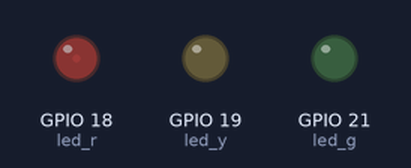
The program below on a simulated ESP32 board running MicroPython. Parts: output pins drawn as LEDs (lit = HIGH). What the program prints to the serial console is not drawn.

Above: at 0.05 s.
At 0.9 s:
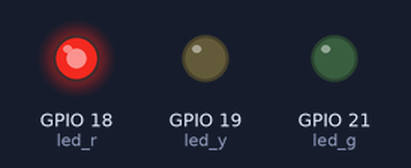
At 1.75 s:
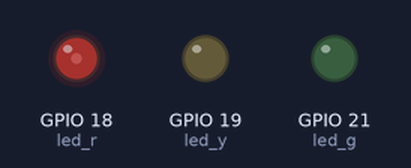
At 3.6 s:
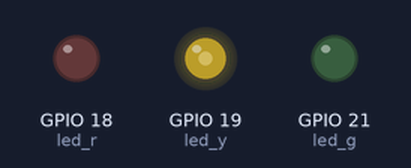
At 5.7 s:
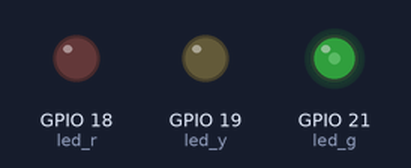
At 7.8 s:
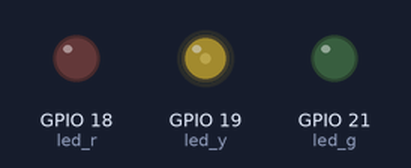
Timing chart, 0 to 10.4 s (numbered marks = the images above):
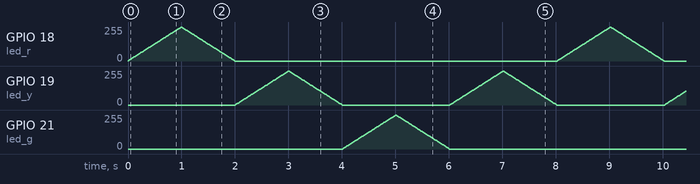

The program:

02-6.py
```python
# ----------------------------------------------------------------------
# 實驗 #2-6：左右來回的呼吸燈動畫（每顆2秒）
#
# 說明：
# 透過 PWM 控制 LED 亮度，實現紅、黃、綠燈的呼吸燈效果。
# 動畫順序為 R -> Y -> G -> Y -> R ... 形成來回擺動的視覺效果。
# 每顆 LED 的一次完整呼吸（漸亮至漸暗）時間為 2 秒。
#
# 執行環境：
# MicroPython v1.24.0 on ESP32-DevKitC
# ----------------------------------------------------------------------

import machine
import time

# --- 硬體接線設定 ---
# 紅綠燈 LED 模組接腳
PIN_R = 18  # 紅燈 (Red)
PIN_Y = 19  # 黃燈 (Yellow)
PIN_G = 21  # 綠燈 (Green)

# --- PWM 設定 ---
# 設定 PWM 頻率 (1000Hz 是一個不錯的選擇，可避免人眼可見的閃爍)
PWM_FREQ = 1000

# 初始化 PWM 物件，並設定初始佔空比為 0 (燈滅)
# machine.PWM(Pin, freq, duty_u16)
# duty_u16 範圍: 0 (0%) 到 65535 (100%)
led_r = machine.PWM(machine.Pin(PIN_R), freq=PWM_FREQ, duty_u16=0)
led_y = machine.PWM(machine.Pin(PIN_Y), freq=PWM_FREQ, duty_u16=0)
led_g = machine.PWM(machine.Pin(PIN_G), freq=PWM_FREQ, duty_u16=0)

# --- 核心功能函式 ---

def breathe_led(pwm_obj, duration_s=2, steps=100):
    """
    控制單顆 LED 完成一次呼吸（漸亮到漸暗）

    :param pwm_obj: 要控制的 machine.PWM 物件
    :param duration_s: 一次完整呼吸的總時間（秒）
    :param steps: 亮度變化的級數，級數越高越平滑
    """
    # 呼吸分為兩部分：漸亮 (fade in) 和 漸暗 (fade out)
    # 所以每部分的時間為總時間的一半
    fade_time_ms = (duration_s / 2) * 1000

    # 計算每一步亮度變化的延遲時間（毫秒）
    delay_ms = int(fade_time_ms / steps)
    if delay_ms < 1:
        delay_ms = 1 # 確保至少有 1ms 延遲

    # --- 漸亮 (Fade In) ---
    for i in range(steps):
        # duty_u16 的值是 16-bit，範圍 0-65535
        # 計算當前亮度的佔空比
        duty = int((i + 1) / steps * 65535)
        pwm_obj.duty_u16(duty)
        time.sleep_ms(delay_ms)

    # --- 漸暗 (Fade Out) ---
    for i in range(steps):
        # 從全亮逐漸變暗
        duty = int((steps - i - 1) / steps * 65535)
        pwm_obj.duty_u16(duty)
        time.sleep_ms(delay_ms)

    # 確保最後燈是完全關閉的
    pwm_obj.duty_u16(0)

# --- 主程式迴圈 ---

# 建立一個 LED 序列，這個順序可以完美實現來回循環
# R -> Y -> G -> Y -> (重複)
led_sequence = [led_r, led_y, led_g, led_y]

print("實驗 #2-6：左右來回的呼吸燈動畫")
print("動畫開始... 按下 Ctrl+C 停止程式。")

try:
    while True:
        # 依序點亮序列中的每一顆燈
        for led in led_sequence:
            # 呼叫呼吸函式，每顆燈的呼吸時間為 2 秒
            breathe_led(led, duration_s=2)

except KeyboardInterrupt:
    print("\n程式已手動停止。")
    # 清理資源，關閉所有 PWM 腳位
    led_r.deinit()
    led_y.deinit()
    led_g.deinit()
    print("PWM 資源已釋放。")
```
